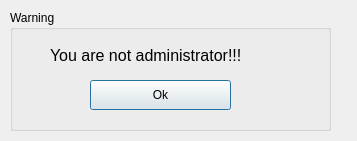
<?xml version="1.0" encoding="UTF-8"?>
<ui version="4.0">
 <class>Dialog</class>
 <widget class="QDialog" name="Dialog">
  <property name="geometry">
   <rect>
    <x>0</x>
    <y>0</y>
    <width>357</width>
    <height>141</height>
   </rect>
  </property>
  <property name="windowTitle">
   <string>Dialog</string>
  </property>
  <widget class="QGroupBox" name="groupBox">
   <property name="geometry">
    <rect>
     <x>10</x>
     <y>10</y>
     <width>321</width>
     <height>121</height>
    </rect>
   </property>
   <property name="title">
    <string>Warning</string>
   </property>
   <widget class="QPushButton" name="AcceptCreditButton">
    <property name="geometry">
     <rect>
      <x>80</x>
      <y>70</y>
      <width>141</width>
      <height>30</height>
     </rect>
    </property>
    <property name="text">
     <string>Ok</string>
    </property>
   </widget>
   <widget class="QLabel" name="label">
    <property name="geometry">
     <rect>
      <x>40</x>
      <y>30</y>
      <width>281</width>
      <height>31</height>
     </rect>
    </property>
    <property name="font">
     <font>
      <pointsize>12</pointsize>
     </font>
    </property>
    <property name="text">
     <string>You are not administrator!!!</string>
    </property>
   </widget>
  </widget>
 </widget>
 <tabstops>
  <tabstop>AcceptCreditButton</tabstop>
 </tabstops>
 <resources/>
 <connections>
  <connection>
   <sender>AcceptCreditButton</sender>
   <signal>clicked()</signal>
   <receiver>Dialog</receiver>
   <slot>close()</slot>
   <hints>
    <hint type="sourcelabel">
     <x>130</x>
     <y>84</y>
    </hint>
    <hint type="destinationlabel">
     <x>212</x>
     <y>59</y>
    </hint>
   </hints>
  </connection>
 </connections>
</ui>
